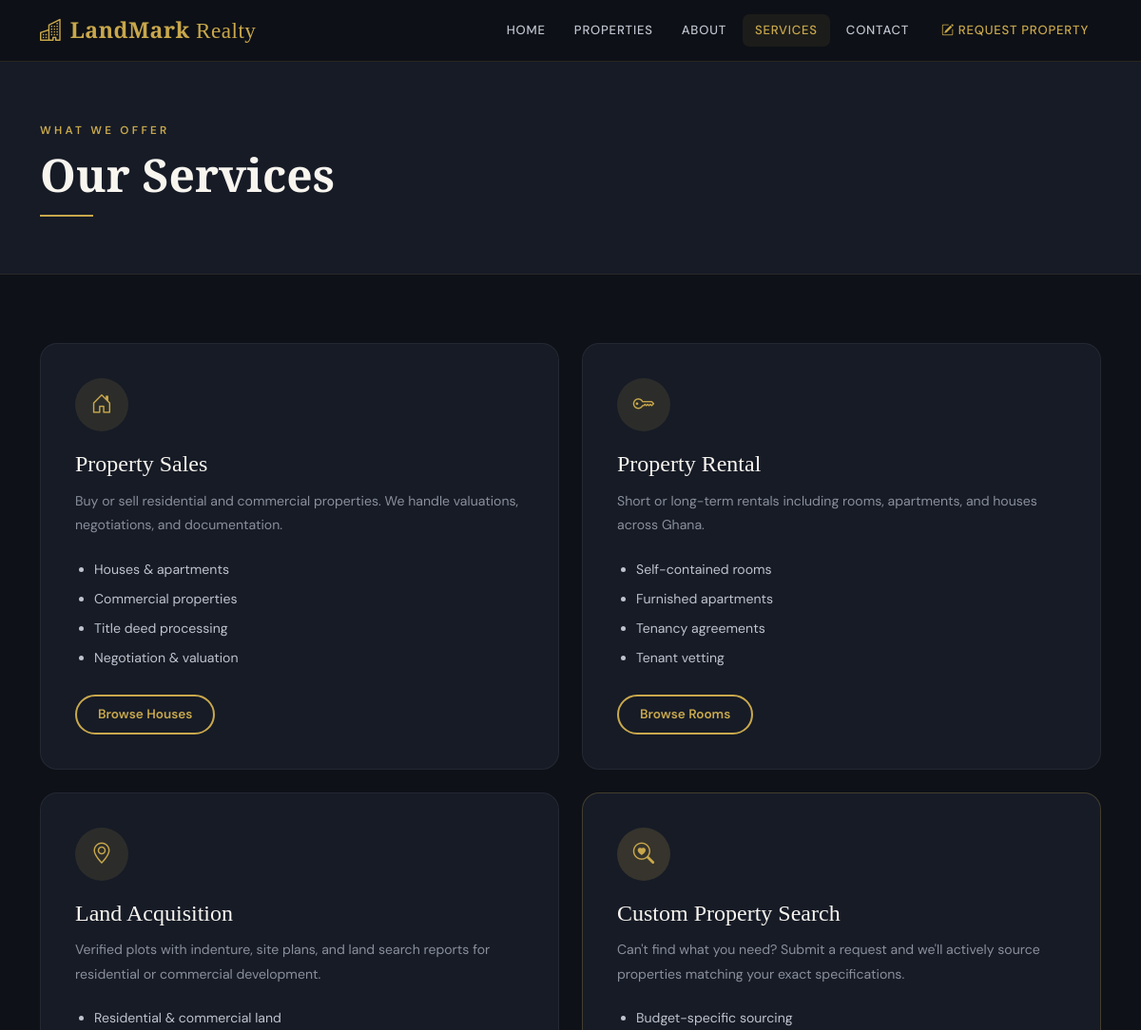
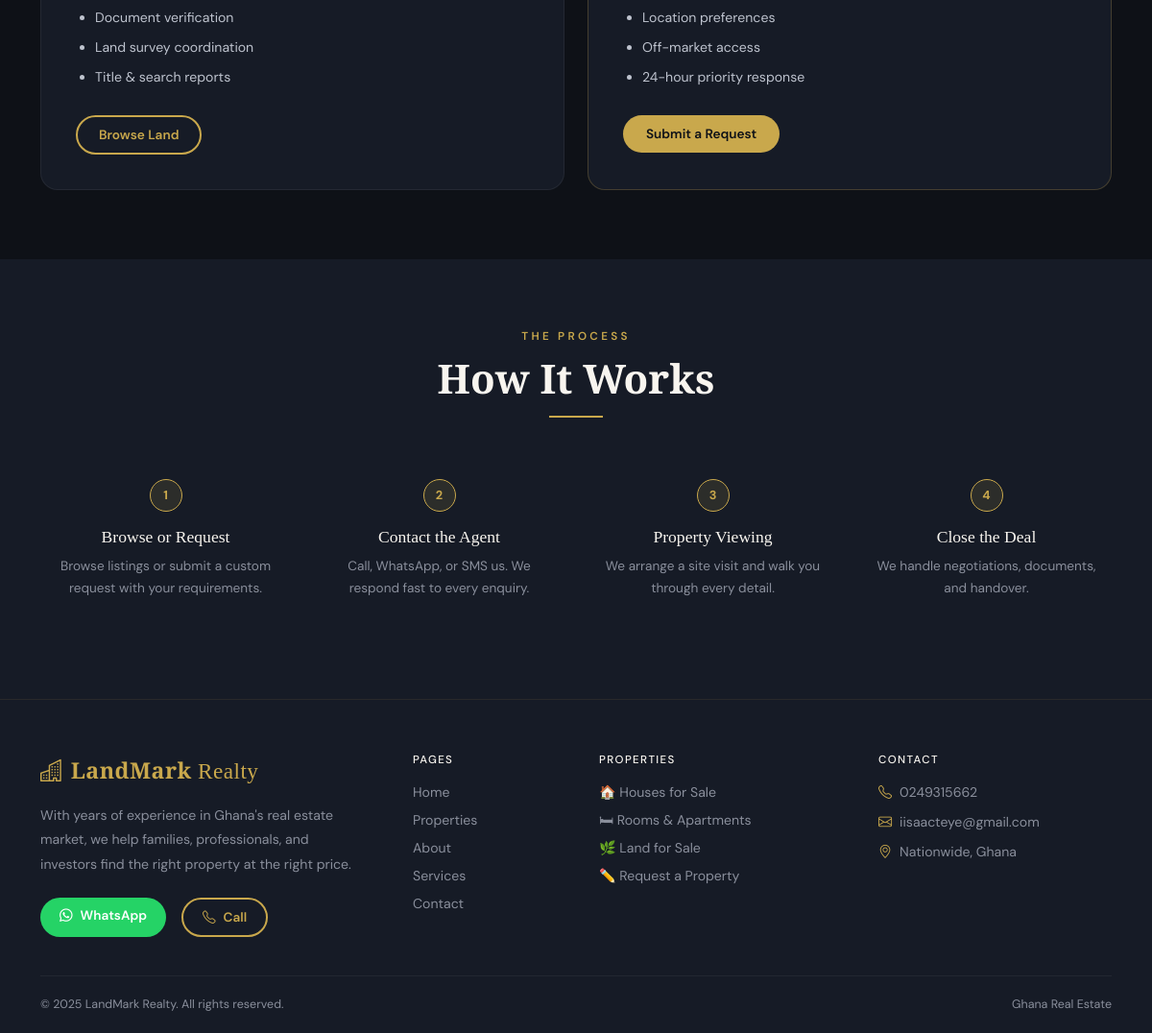
/services, run on the app's committed database (2 pictures, top to bottom).
### tables this page shows
CREATE TABLE settings (
            key   TEXT PRIMARY KEY,
            value TEXT
        );

### app.py (the view)
@app.route('/services')
def services():
    return render_template('services.html', agent=get_agent())

### app.py (called while the page is built)
def get_db():
    if 'db' not in g:
        g.db = sqlite3.connect(DATABASE)
        g.db.row_factory = sqlite3.Row
        g.db.execute("PRAGMA journal_mode=WAL")
        g.db.execute("PRAGMA foreign_keys=ON")
    return g.db

def get_setting(key, default=''):
    row = get_db().execute("SELECT value FROM settings WHERE key=?", (key,)).fetchone()
    return row['value'] if row else default

def get_agent():
    return {
        'name':     get_setting('agent_name',    'Isaac Teye'),
        'phone':    get_setting('agent_phone',   '0249315662'),
        'email':    get_setting('agent_email',   'iisaacteye@gmail.com'),
        'wa':       get_setting('agent_wa',      '233249315662'),
        'bio':      get_setting('agent_bio',     ''),
        'business': get_setting('business_name', 'LandMark Realty'),
    }

### templates/services.html (shortened to what this page needs)
{% extends 'base.html' %}
{% block content %}
<div class="page-header">
  <div class="container">
    <span class="eyebrow">What We Offer</span>
    <h1 class="display-serif" style="font-size:clamp(2rem,4vw,3.2rem);">Our Services</h1>
    <div class="section-divider"></div>
  </div>
</div>
<section class="py-5" style="background:var(--ink);">
  <div class="container py-4">
    <div class="row g-4">
      <div class="col-md-6">
        <div class="service-card" style="padding:36px;height:100%;">
          <div class="icon-circle"><i class="bi bi-house-door"></i></div>
          <h4 style="font-family:'Cormorant Garamond',serif;color:var(--cream);font-size:1.5rem;margin-bottom:12px;">Property Sales</h4>
          <p style="color:var(--stone);line-height:1.8;margin-bottom:18px;">Buy or sell residential and commercial properties. We handle valuations, negotiations, and documentation.</p>
          <ul style="color:var(--stone-light);font-size:0.88rem;line-height:2.2;padding-left:20px;margin-bottom:24px;">
            <li>Houses &amp; apartments</li><li>Commercial properties</li><li>Title deed processing</li><li>Negotiation &amp; valuation</li>
          </ul>
          <a href="{{ url_for('properties') }}?type=house" class="btn-outline-gold" style="font-size:0.85rem;padding:9px 22px;">Browse Houses</a>
        </div>
      </div>
      <div class="col-md-6">
        <div class="service-card" style="padding:36px;height:100%;">
          <div class="icon-circle"><i class="bi bi-key"></i></div>
          <h4 style="font-family:'Cormorant Garamond',serif;color:var(--cream);font-size:1.5rem;margin-bottom:12px;">Property Rental</h4>
          <p style="color:var(--stone);line-height:1.8;margin-bottom:18px;">Short or long-term rentals including rooms, apartments, and houses across Ghana.</p>
          <ul style="color:var(--stone-light);font-size:0.88rem;line-height:2.2;padding-left:20px;margin-bottom:24px;">
            <li>Self-contained rooms</li><li>Furnished apartments</li><li>Tenancy agreements</li><li>Tenant vetting</li>
          </ul>
          <a href="{{ url_for('properties') }}?type=room" class="btn-outline-gold" style="font-size:0.85rem;padding:9px 22px;">Browse Rooms</a>
        </div>
      </div>
      <div class="col-md-6">
        <div class="service-card" style="padding:36px;height:100%;">
          <div class="icon-circle"><i class="bi bi-geo-alt"></i></div>
          <h4 style="font-family:'Cormorant Garamond',serif;color:var(--cream);font-size:1.5rem;margin-bottom:12px;">Land Acquisition</h4>
          <p style="color:var(--stone);line-height:1.8;margin-bottom:18px;">Verified plots with indenture, site plans, and land search reports for residential or commercial development.</p>
          <ul style="color:var(--stone-light);font-size:0.88rem;line-height:2.2;padding-left:20px;margin-bottom:24px;">
            <li>Residential &amp; commercial land</li><li>Document verification</li><li>Land survey coordination</li><li>Title &amp; search reports</li>
          </ul>
          <a href="{{ url_for('properties') }}?type=land" class="btn-outline-gold" style="font-size:0.85rem;padding:9px 22px;">Browse Land</a>
        </div>
      </div>
      <div class="col-md-6">
        <div class="service-card" style="padding:36px;height:100%;border-color:rgba(201,168,76,0.25);">
          <div class="icon-circle" style="background:rgba(201,168,76,0.18);"><i class="bi bi-search-heart"></i></div>
          <h4 style="font-family:'Cormorant Garamond',serif;color:var(--cream);font-size:1.5rem;margin-bottom:12px;">Custom Property Search</h4>
          <p style="color:var(--stone);line-height:1.8;margin-bottom:18px;">Can't find what you need? Submit a request and we'll actively source properties matching your exact specifications.</p>
          <ul style="color:var(--stone-light);font-size:0.88rem;line-height:2.2;padding-left:20px;margin-bottom:24px;">
            <li>Budget-specific sourcing</li><li>Location preferences</li><li>Off-market access</li><li>24-hour priority response</li>
          </ul>
          <a href="{{ url_for('property_request') }}" class="btn-gold" style="font-size:0.85rem;padding:10px 24px;">Submit a Request</a>
        </div>
      </div>
    </div>
  </div>
</section>
<section class="py-5" style="background:var(--ink-800);">
  <div class="container py-4">
    <div class="text-center mb-5">
      <span class="eyebrow">The Process</span>
      <h2 class="display-serif" style="font-size:clamp(1.8rem,3.5vw,2.8rem);">How It Works</h2>
      <div class="section-divider center"></div>
    </div>
    <div class="row g-4 justify-content-center">
      {% for step in [('1','Browse or Request','Browse listings or submit a custom request with your requirements.'),('2','Contact the Agent','Call, WhatsApp, or SMS us. We respond fast to every enquiry.'),('3','Property Viewing','We arrange a site visit and walk you through every detail.'),('4','Close the Deal','We handle negotiations, documents, and handover.')] %}
      <div class="col-md-6 col-lg-3">
        <div class="text-center p-3">
          <div class="step-num mx-auto mb-3">{{ step[0] }}</div>
          <h6 style="color:var(--cream);font-family:'Cormorant Garamond',serif;font-size:1.1rem;margin-bottom:8px;">{{ step[1] }}</h6>
          <p style="color:var(--stone);font-size:0.85rem;line-height:1.7;">{{ step[2] }}</p>
        </div>
      </div>
      {% endfor %}
    </div>
  </div>
</section>
{% endblock %}

### templates/base.html (shortened to what this page needs)
<!DOCTYPE html>
<html lang="en">
<head>
  <link href="https://cdn.jsdelivr.net/npm/bootstrap@5.3.2/dist/css/bootstrap.min.css" rel="stylesheet"/>
  <link href="https://cdn.jsdelivr.net/npm/bootstrap-icons@1.11.3/font/bootstrap-icons.min.css" rel="stylesheet"/>
  <link rel="stylesheet" href="{{ url_for('static', filename='css/style.css') }}"/>
</head>
<body>
<nav class="site-nav">
  <div class="container">
    <div class="d-flex align-items-center justify-content-between">
      <a href="{{ url_for('index') }}" class="nav-brand">
        <i class="bi bi-buildings me-2"></i>LandMark<span style="font-weight:400"> Realty</span>
      </a>
      <div class="d-none d-lg-flex align-items-center gap-1">
        <a href="{{ url_for('index') }}"      class="nav-link-item {% if request.endpoint=='index' %}active{% endif %}">Home</a>
        <a href="{{ url_for('properties') }}" class="nav-link-item {% if request.endpoint=='properties' %}active{% endif %}">Properties</a>
        <a href="{{ url_for('about') }}"      class="nav-link-item {% if request.endpoint=='about' %}active{% endif %}">About</a>
        <a href="{{ url_for('services') }}"   class="nav-link-item {% if request.endpoint=='services' %}active{% endif %}">Services</a>
        <a href="{{ url_for('contact') }}"    class="nav-link-item {% if request.endpoint=='contact' %}active{% endif %}">Contact</a>
        <a href="{{ url_for('property_request') }}" class="nav-link-item ms-1" style="color:var(--gold)!important;">
          <i class="bi bi-pencil-square me-1"></i>Request Property
        </a>
      </div>
    </div>
  </div>
</nav>
{% block content %}{% endblock %}
<footer class="site-footer">
  <div class="container">
    <div class="row g-5 mb-2">
      <div class="col-lg-4">
        <a href="{{ url_for('index') }}" class="nav-brand d-block mb-3" style="text-decoration:none;">
          <i class="bi bi-buildings me-2"></i>LandMark<span style="font-weight:400"> Realty</span>
        </a>
        <p style="color:var(--stone);font-size:0.88rem;line-height:1.8;margin-bottom:22px;">{{ agent.bio }}</p>
        <div class="d-flex gap-3 flex-wrap">
          <a href="https://wa.me/{{ agent.wa }}" target="_blank" class="btn-wa" style="padding:9px 20px;font-size:0.85rem;">
            <i class="bi bi-whatsapp me-2"></i>WhatsApp
          </a>
          <a href="tel:{{ agent.phone }}" class="btn-outline-gold" style="padding:9px 20px;font-size:0.85rem;">
            <i class="bi bi-telephone me-2"></i>Call
          </a>
        </div>
      </div>
      <div class="col-6 col-lg-2">
        <h6 class="footer-heading">Pages</h6>
        <a href="{{ url_for('index') }}"      class="footer-link">Home</a>
        <a href="{{ url_for('properties') }}" class="footer-link">Properties</a>
        <a href="{{ url_for('about') }}"      class="footer-link">About</a>
        <a href="{{ url_for('services') }}"   class="footer-link">Services</a>
        <a href="{{ url_for('contact') }}"    class="footer-link">Contact</a>
      </div>
      <div class="col-6 col-lg-3">
        <h6 class="footer-heading">Properties</h6>
        <a href="{{ url_for('properties') }}?type=house" class="footer-link">🏠 Houses for Sale</a>
        <a href="{{ url_for('properties') }}?type=room"  class="footer-link">🛏 Rooms &amp; Apartments</a>
        <a href="{{ url_for('properties') }}?type=land"  class="footer-link">🌿 Land for Sale</a>
        <a href="{{ url_for('property_request') }}"      class="footer-link">✏️ Request a Property</a>
      </div>
      <div class="col-lg-3">
        <h6 class="footer-heading">Contact</h6>
        <div class="footer-contact-item"><i class="bi bi-telephone" style="color:var(--gold);"></i>{{ agent.phone }}</div>
        <div class="footer-contact-item"><i class="bi bi-envelope"  style="color:var(--gold);"></i>{{ agent.email }}</div>
        <div class="footer-contact-item"><i class="bi bi-geo-alt"   style="color:var(--gold);"></i>Nationwide, Ghana</div>
      </div>
    </div>
    <div class="footer-bottom">
      <span>© {{ 2025 }} {{ agent.business }}. All rights reserved.</span>
      <span>Ghana Real Estate</span>
    </div>
  </div>
</footer>
</body>
</html>

### static/css/style.css (style rules this page uses)
:root { --gold: #C9A84C; --gold-light: #E2C97E; --ink: #0E1117; --ink-800: #161B26; --ink-700: #1E2535; --ink-600: #252D40; --stone: #8A8F9C; --stone-light:#BEC3CE; --cream: #F8F5EF; --danger: #E05252; --success: #25D366; }
*, *::before, *::after { box-sizing: border-box; }
html { scroll-behavior: smooth; }
body { font-family: 'DM Sans', sans-serif; background: var(--ink); color: var(--cream); overflow-x: hidden; margin: 0; }
.site-nav { background: rgba(14,17,23,0.97); backdrop-filter: blur(18px); border-bottom: 1px solid rgba(201,168,76,0.15); position: sticky; top: 0; z-index: 1000; padding: 14px 0; }
.nav-brand { font-family: 'Cormorant Garamond', serif; font-size: 1.45rem; font-weight: 700; color: var(--gold) !important; text-decoration: none; letter-spacing: 0.02em; }
.nav-link-item { color: var(--stone-light) !important; font-size: 0.82rem; font-weight: 500; letter-spacing: 0.06em; text-transform: uppercase; padding: 7px 13px !important; border-radius: 7px; transition: all 0.2s; text-decoration: none; }
.nav-link-item:hover, .nav-link-item.active { color: var(--gold) !important; background: rgba(201,168,76,0.08); }
.page-header { background: var(--ink-800); padding: 64px 0 44px; border-bottom: 1px solid rgba(201,168,76,0.1); }
.display-serif { font-family: 'Cormorant Garamond', serif; font-weight: 700; line-height: 1.08; color: var(--cream); }
.eyebrow { color: var(--gold); font-size: 0.73rem; letter-spacing: 0.28em; text-transform: uppercase; font-weight: 600; margin-bottom: 12px; display: block; }
.section-divider { width: 56px; height: 2px; background: var(--gold); margin: 16px 0; }
.section-divider.center { margin: 16px auto; }
.btn-gold { background: var(--gold); color: var(--ink); border: none; border-radius: 100px; padding: 12px 28px; font-weight: 600; font-size: 0.9rem; cursor: pointer; transition: all 0.2s; font-family: 'DM Sans', sans-serif; display: inline-block; text-decoration: none; line-height: 1.4; }
.btn-outline-gold { background: transparent; color: var(--gold); border: 2px solid var(--gold); border-radius: 100px; padding: 10px 26px; font-weight: 600; font-size: 0.9rem; cursor: pointer; transition: all 0.2s; font-family: 'DM Sans', sans-serif; display: inline-block; text-decoration: none; line-height: 1.4; }
.btn-wa { background: #25D366; color: #fff; border: none; border-radius: 100px; padding: 12px 24px; font-weight: 600; cursor: pointer; transition: background 0.2s; font-family: 'DM Sans', sans-serif; display: inline-block; text-decoration: none; line-height: 1.4; }
.service-card { background: var(--ink-800); border: 1px solid rgba(255,255,255,0.06); border-radius: 18px; padding: 32px; transition: all 0.3s; }
.service-card p { color: var(--stone); font-size: 0.88rem; line-height: 1.7; margin: 0; }
.icon-circle { width: 56px; height: 56px; border-radius: 50%; background: rgba(201,168,76,0.12); display: flex; align-items: center; justify-content: center; font-size: 1.4rem; margin-bottom: 20px; color: var(--gold); flex-shrink: 0; }
.step-num { width: 34px; height: 34px; border-radius: 50%; background: rgba(201,168,76,0.12); border: 1px solid var(--gold); display: flex; align-items: center; justify-content: center; color: var(--gold); font-size: 0.8rem; font-weight: 700; flex-shrink: 0; }
.site-footer { background: var(--ink-800); border-top: 1px solid rgba(201,168,76,0.1); padding: 56px 0 0; }
.footer-heading { color: var(--cream); text-transform: uppercase; letter-spacing: 0.12em; font-size: 0.72rem; margin-bottom: 16px; }
.footer-link { color: var(--stone) !important; font-size: 0.88rem; text-decoration: none; display: block; margin-bottom: 8px; transition: color 0.2s; }
.footer-contact-item { color: var(--stone); font-size: 0.88rem; margin-bottom: 10px; display: flex; align-items: center; gap: 8px; }
.footer-bottom { border-top: 1px solid rgba(255,255,255,0.05); padding: 20px 0; margin-top: 40px; display: flex; justify-content: space-between; align-items: center; flex-wrap: wrap; gap: 10px; color: var(--stone); font-size: 0.78rem; }

### data on the page
settings: bio "With years of experience in Ghana's real estate market, we help families, professionals, and investors find the right property at the right price."
settings: phone "0249315662"
settings: email "iisaacteye@gmail.com"
settings: business "LandMark Realty"

### other printed values
{{ step[0] }} "1" "2" "3" "4"
{{ step[1] }} "Browse or Request" "Contact the Agent" "Property Viewing" "Close the Deal"
{{ step[2] }} "Browse listings or submit a custom request with your requirements." "Call, WhatsApp, or SMS us. We respond fast to every enquiry." "We arrange a site visit and walk you through every detail." "We handle negotiations, documents, and handover."
{{ 2025 }} "2025"
